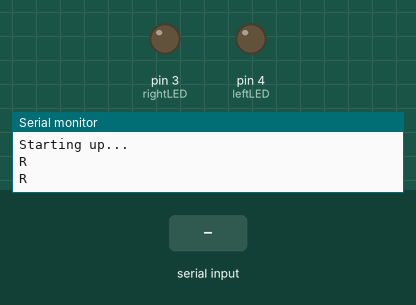
Simulated run of this sketch. Board: Arduino Uno, built with avr-gcc and run on an emulated ATmega328P. On the bench: output pins drawn as LEDs (lit = HIGH), the last lines printed to the serial monitor. The inputs (shaded band) are chosen by the test bench.

Above: at 1.2 s.
1.3 s: "90,45\n" received over Serial
At 2.5 s:
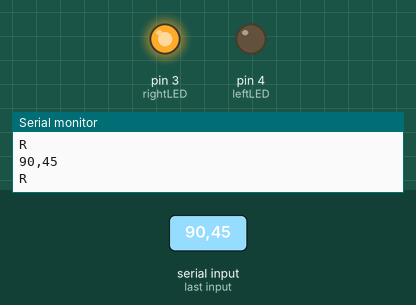
2.8 s: "0\n" received over Serial
At 3.7 s:
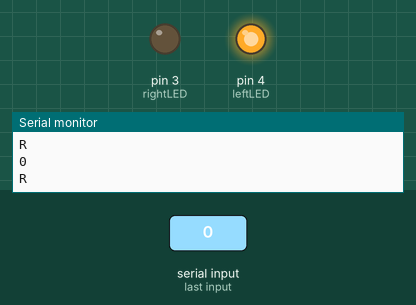
4.3 s: "30,150\n" received over Serial
At 4.9 s:
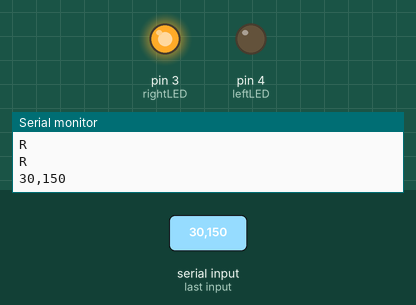
Timing chart, 0 to 7.3 s (numbered marks = the images above; inputs shaded):
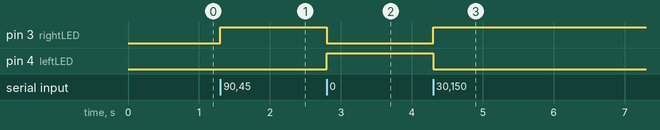

Measured:
- after the input at 1.3 s, pin 3 (rightLED): LOW → HIGH at once
- after the input at 2.8 s, pin 3 (rightLED): HIGH → LOW at once; pin 4 (leftLED): LOW → HIGH at once
- after the input at 4.3 s, pin 3 (rightLED): LOW → HIGH at once; pin 4 (leftLED): HIGH → LOW at once

The sketch:

compviSerialTest.ino
```cpp
String myString;
int requestStatus = 0;
unsigned long previousMillis = 0;
int serialDelay = 1000;
int rightLED = 3;
int leftLED = 4;

void setup() {
  pinMode(rightLED, OUTPUT);
  pinMode(leftLED, OUTPUT);
  Serial.begin(57600);
  Serial.println("Starting up...");
}

void loop() {
  unsigned long currentMillis = millis();
  if (requestStatus == 0){
    Serial.println("R");
    requestStatus = 1;
    previousMillis = currentMillis;
  }
  if (Serial.available() > 0) {
    //shrequestStatus = 0;
    myString = Serial.readStringUntil('\n');
    if (myString != ""){
      Serial.println(myString);
    }
    if (myString == "N"){
      digitalWrite(rightLED, LOW);
      digitalWrite(leftLED, LOW);
    }
    else if (myString.toInt() > 0){
      digitalWrite(rightLED, HIGH);
      digitalWrite(leftLED, LOW);
    }
    else{
      digitalWrite(rightLED, LOW);
      digitalWrite(leftLED, HIGH);
    }
  }
  if (currentMillis - previousMillis >= serialDelay){
    requestStatus = 0;
  }
}
```
